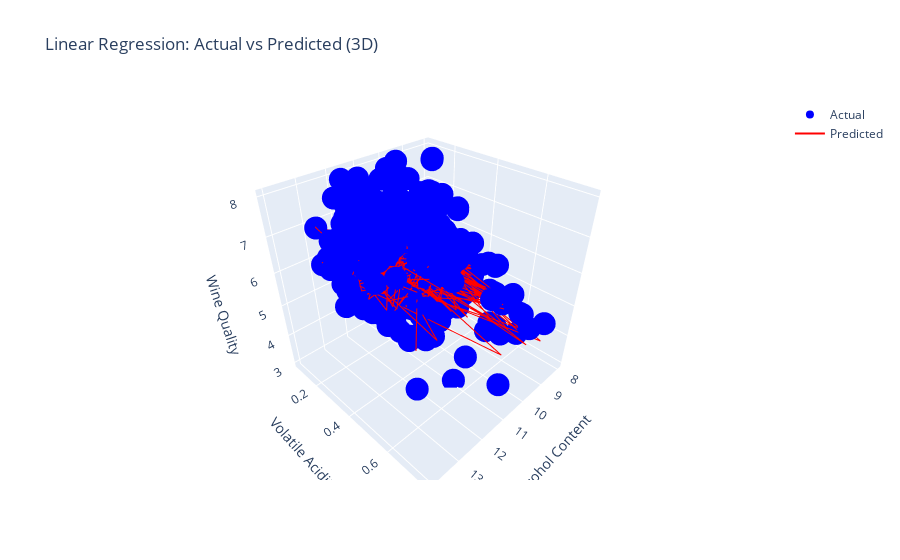

Notebook code cell kept with this figure:
### Markdown cell above
Linear Regression 3D Visualization

### Code cell
# Assuming X_test, y_test, and y_pred are defined from the linear regression code

# Scatter 3D plot of actual vs predicted values for Linear Regression
scatter_linear_3d = go.Scatter3d(
    x=X_test['alcohol'],
    y=X_test['volatile acidity'],
    z=y_test,
    mode='markers',
    name='Actual',
    marker=dict(color='blue')
)

scatter_linear_pred_3d = go.Scatter3d(
    x=X_test['alcohol'],
    y=X_test['volatile acidity'],
    z=y_pred,
    mode='lines',
    name='Predicted',
    line=dict(color='red')
)
layout_linear_3d = go.Layout(
    title='Linear Regression: Actual vs Predicted (3D)',
    scene=dict(
        xaxis=dict(title='Alcohol Content'),
        yaxis=dict(title='Volatile Acidity'),
        zaxis=dict(title='Wine Quality')
    )
)

fig_linear_3d = go.Figure(data=[scatter_linear_3d, scatter_linear_pred_3d], layout=layout_linear_3d)
fig_linear_3d.show()

### Figure 1 — Plotly figure (JSON) as saved in the notebook; plotly's stock layout.template omitted (floating-point values rounded to 4 significant figures; data arrays with more than 128 entries replaced by an {"elided": "..."} marker saying what was removed)
{"data": [{"marker": {"color": "blue"}, "mode": "markers", "name": "Actual", "type": "scatter3d", "x": {"elided": "980 float values"}, "y": {"elided": "980 float values"}, "z": {"elided": "980 int values"}}, {"line": {"color": "red"}, "mode": "lines", "name": "Predicted", "type": "scatter3d", "x": {"elided": "980 float values"}, "y": {"elided": "980 float values"}, "z": {"elided": "980 float values"}}], "layout": {"scene": {"xaxis": {"title": {"text": "Alcohol Content"}}, "yaxis": {"title": {"text": "Volatile Acidity"}}, "zaxis": {"title": {"text": "Wine Quality"}}}, "title": {"text": "Linear Regression: Actual vs Predicted (3D)"}}}
